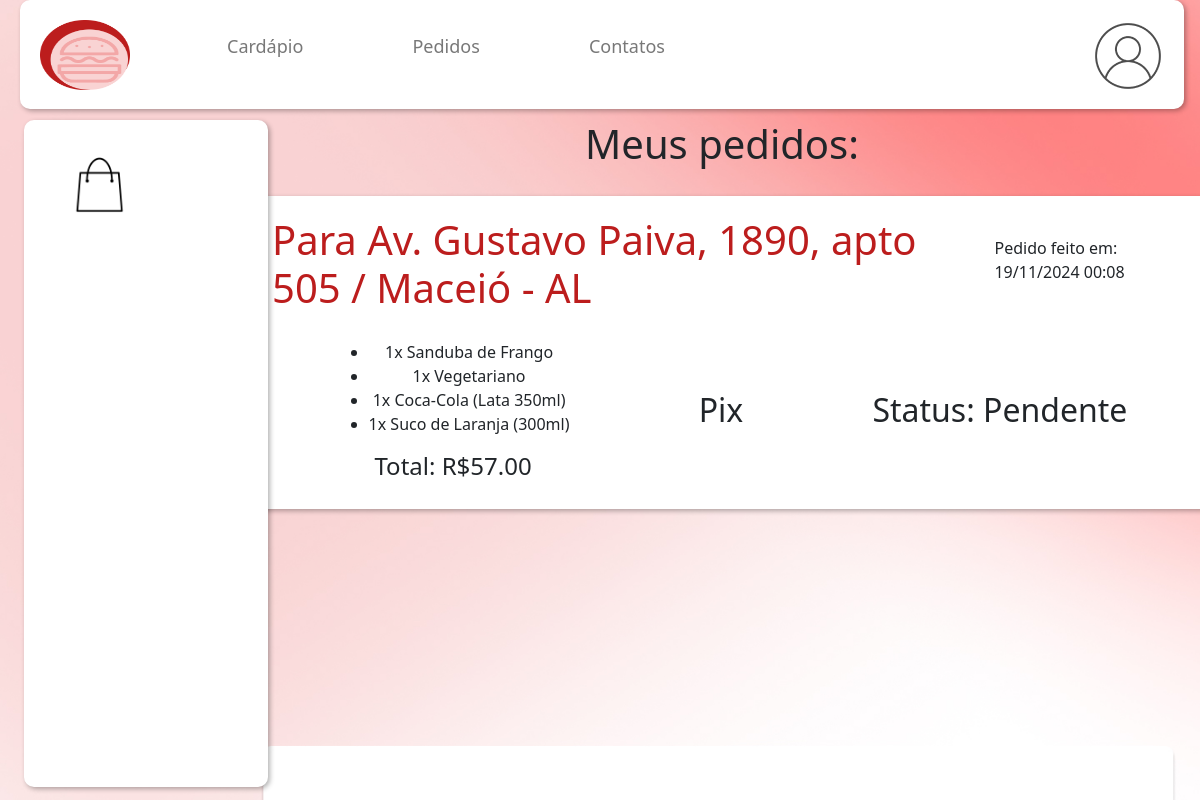
The page /pedidos/ (signed in) on the database its author committed.
### app/models.py (models this page shows, shortened)
class Pedido(models.Model):
    STATUS_CHOICES = [
        ('pendente', 'Pendente'),
        ('aprovado', 'Aprovado'),
        ('enviado', 'Enviado'),
        ('concluido', 'Concluído'),
        ('cancelado', 'Cancelado'),
    ]
    user = models.ForeignKey(User, on_delete=models.CASCADE)
    endereco = models.ForeignKey(Endereco, on_delete=models.SET_NULL, null=True)
    forma_pagamento = models.CharField(max_length=20, choices=[
        ('pix', 'Pix'),
        ('credito', 'Cartão de Crédito'),
        ('debito', 'Cartão de Débito'),
        ('dinheiro', 'Dinheiro'),
    ])
    status = models.CharField(max_length=20, choices=STATUS_CHOICES, default='pendente')
    total = models.DecimalField(max_digits=10, decimal_places=2)
    criado_em = models.DateTimeField(auto_now_add=True)

class Endereco(models.Model):
    user = models.ForeignKey(User, on_delete=models.CASCADE, related_name="enderecos")
    rua = models.CharField(max_length=500)
    numero = models.CharField(max_length=100)
    cidade = models.CharField(max_length=100)
    estado = models.CharField(max_length=100)
    complemento = models.CharField(max_length=500)
    cep = models.CharField(max_length=20)
    criado_em = models.DateTimeField(auto_now_add=True)
    def __str__(self):
        return f"{self.rua}, {self.numero}, {self.complemento} / {self.cidade} - {self.estado}"

class ItemPedido(models.Model):
    pedido = models.ForeignKey(Pedido, on_delete=models.CASCADE, related_name='itens')
    produto = models.ForeignKey(Produto, on_delete=models.CASCADE)
    quantidade = models.PositiveIntegerField(default=1)
    preco = models.DecimalField(max_digits=10, decimal_places=2)
    def __str__(self):
        return f"{self.quantidade}x {self.produto.nome}"

class Produto(models.Model):
    nome = models.CharField(max_length=100)
    preco = models.FloatField()
    descricao = models.TextField()
    categoria = models.ForeignKey(Categoria, on_delete=models.DO_NOTHING)
    imagem = models.ImageField(null=True, blank=True, upload_to="images/")

### app/views.py (the view)
# urls.py: path('pedidos/', pedidos, name='pedidos'),
def pedidos(request):
    pedidos = Pedido.objects.filter(user=request.user).order_by('-criado_em')  # Mais recentes primeiro
    return render(request, 'dashboard/pedidos.html', {'pedidos': pedidos})

### app/templates/dashboard/pedidos.html
{% extends 'dashboard/dashboard_main.html' %}
{% block sidebar %}
{% if request.user.is_authenticated %}
            <nav class="sidebar-nav">
                <a href="/sacola">
                    <img src="..\..\static\sacola.png" class="sacola">
                </a>
            </nav>
        {% endif %}
{% endblock %}
{% block content %}
{% if request.user.is_authenticated %}
<h1>Meus pedidos: </h1>
{% for pedido in pedidos %}
<div id="sacola-info" class="profile">
    <div style="display: flex; gap: 50px; align-items: 50%;">
        <h1 class="titulo">Para {{pedido.endereco}}</h1>
        <div style="margin-left: auto; margin-top: 20px; margin-right: 20px;">Pedido feito em: {{ pedido.criado_em|date:"d/m/Y H:i" }}</div>
    </div>
    <div style="display: flex; justify-content: space-around; margin-top: 20px; align-items: center;">
        <div class="text-center">
            <ul>
                {% for item in pedido.itens.all %}
                <li>{{item}}</li>
                {% endfor %}
            </ul>
            <h4>Total: R${{pedido.total}}</h4>
        </div>
        <h2>
            {{pedido.get_forma_pagamento_display}}
        </h2>
        <h2>
            Status: {{pedido.get_status_display}}
        </h2>
    </div>
</div>
{% endfor %}
{% else %}
Você não tem acesso a essa página! Faça login: <br>
<a class="btn btn-dark mt-4 mt-4" href="/">Voltar</a>
{% endif %}
{% endblock %}

### app/static/css/style.css (style rules this page uses)
html { scroll-behavior: smooth; }
.titulo { color: #BC1D1D; }
.background { background: #f0f0f0 url('../background_dashboard.jpg') no-repeat fixed center; background-size: cover; }
.button-container,.top-container,.sidebar,.content-bar,.profile { background-color: white; box-shadow: 2px 2px 5px rgba(0, 0, 0, 0.3); padding: 20px; border-radius: 10px; margin-left: 20px; }
.sidebar-nav a { color: #787878; text-decoration: none; padding: 10px 20px; display: block; font-size: 18px; }
.sacola { height: 72px; width: 72px; justify-self: flex-end; margin-top: auto; }
.profile { width: 80vw; }

### rows shown on the page
Pedido: endereco "Av. Gustavo Paiva, 1890, apto 505 / Maceió - AL", criado_em "19/11/2024 00:08", total "57.00", forma_pagamento "Pix", status "Pendente"
ItemPedido: quantidade+produto "1x Sanduba de Frango"
ItemPedido: quantidade+produto "1x Vegetariano"
ItemPedido: quantidade+produto "1x Coca-Cola (Lata 350ml)"
ItemPedido: quantidade+produto "1x Suco de Laranja (300ml)"
